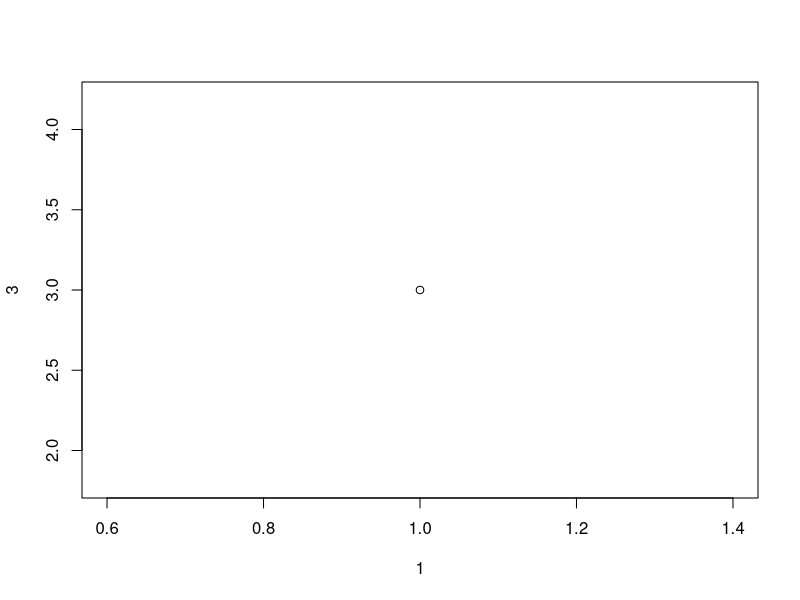
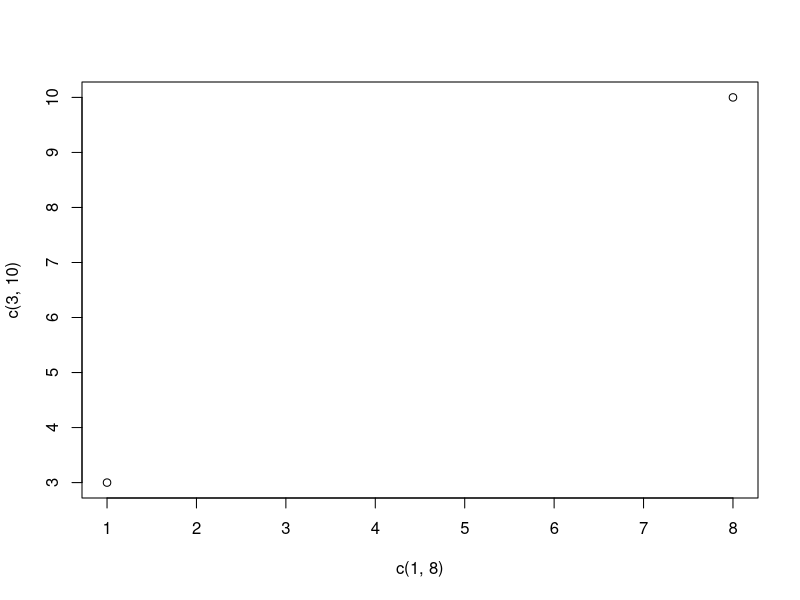
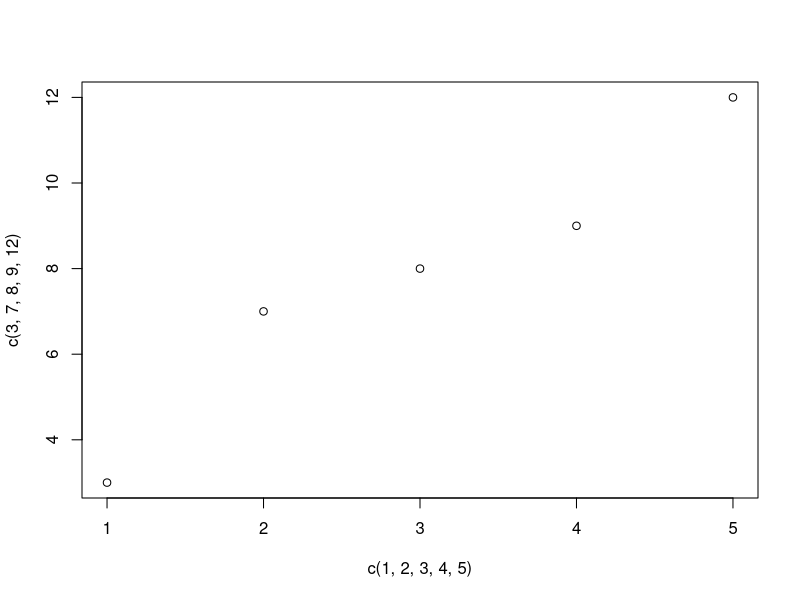
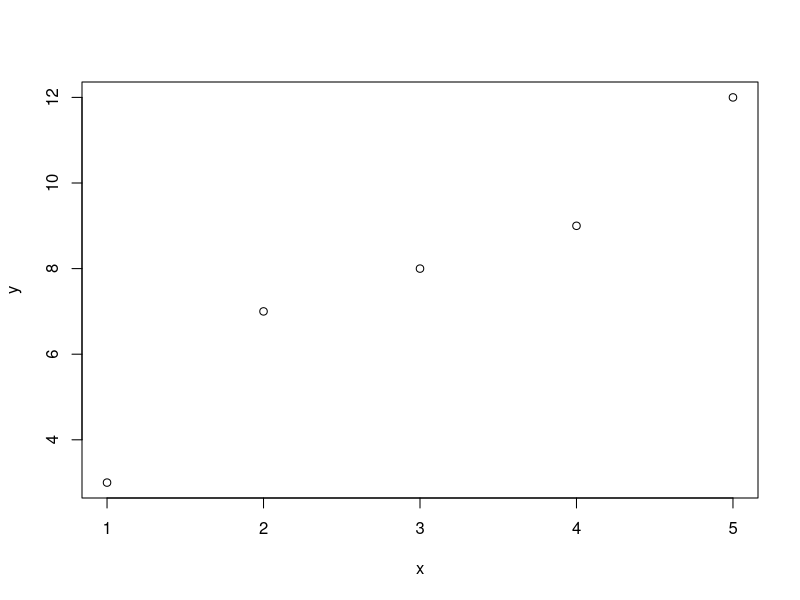
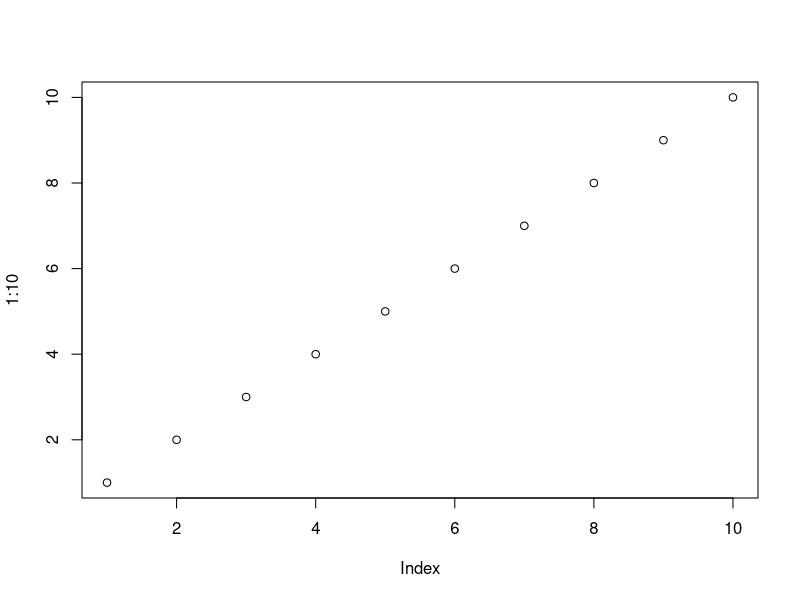
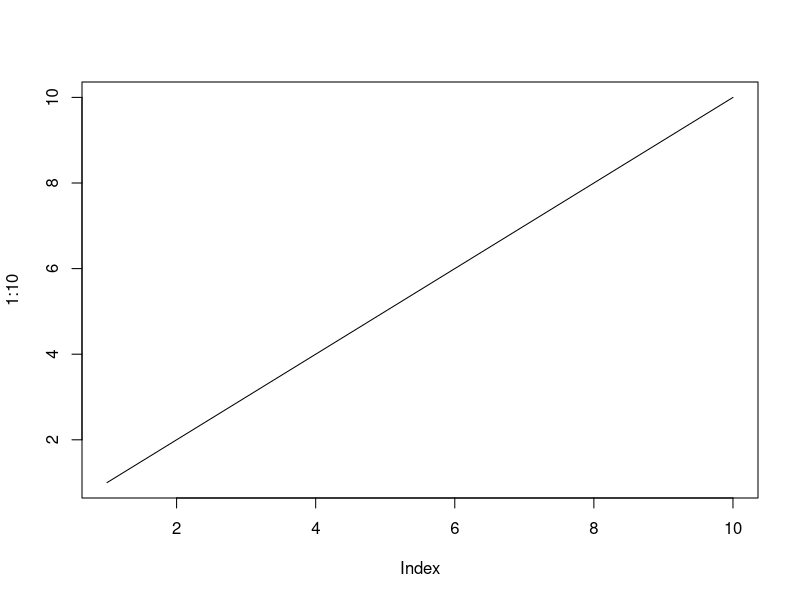
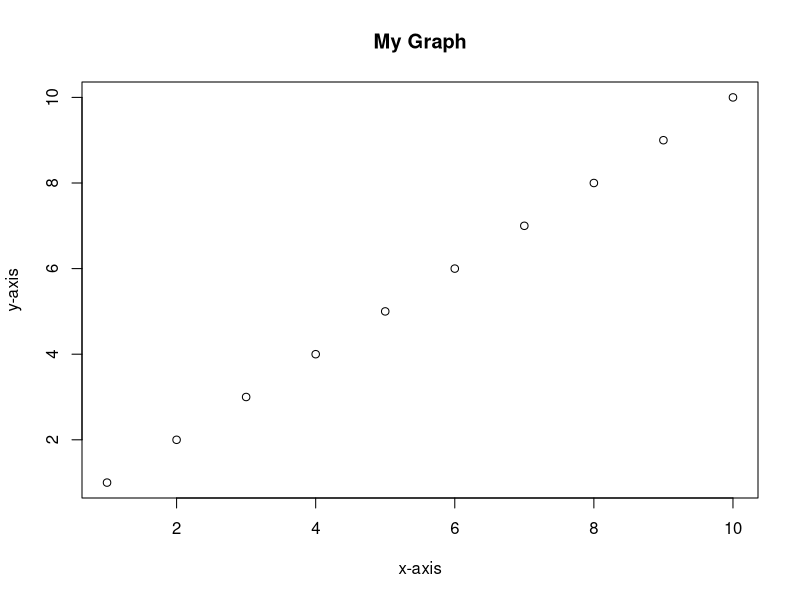
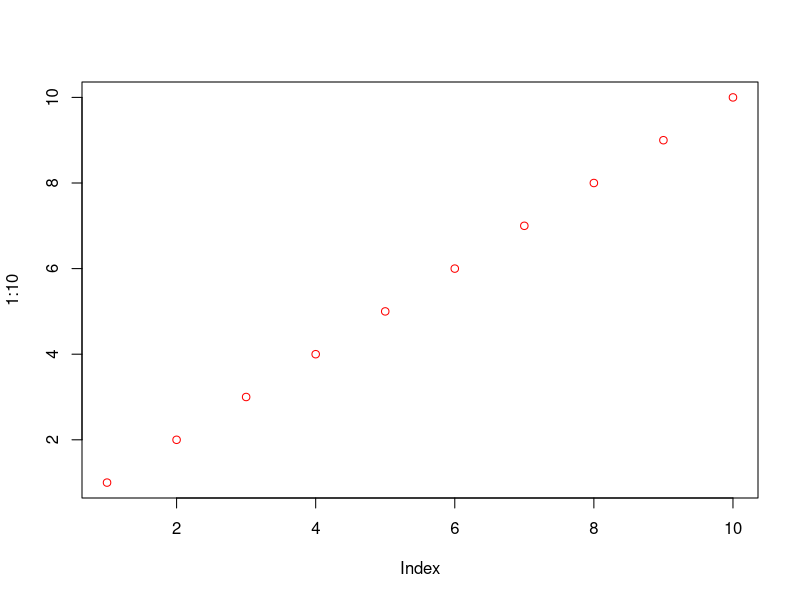

Generate these figures, in order, with R:
# Used to draw point marker in a diagram
# Parameter 1 specifies points on the x-axis.
# Parameter 2 specifies points on the y-axis.

# Example
plot(1,3)

# to draw more points use vectors
plot(c(1, 8), c(3, 10))


# Multiple Points
plot(c(1, 2, 3, 4, 5), c(3, 7, 8, 9, 12))

# We can also use this technique
x <- c(1, 2, 3, 4, 5)
y <- c(3, 7, 8, 9, 12)

plot(x, y)

# Sequence of the points
plot(1:10)

# Draw a line
plot(1:10, type="l")


# Put Labels in graph
plot(1:10, main="My Graph", xlab="x-axis", ylab="y-axis")

# Graph appearance
plot(1:10, col="red")

# Point size
plot(1:10, cex=2)

# Point shape
plot(1:15, pch=25, cex=2)

# Other values of pch parameter
plot(1:15, pch=16, cex=2)


